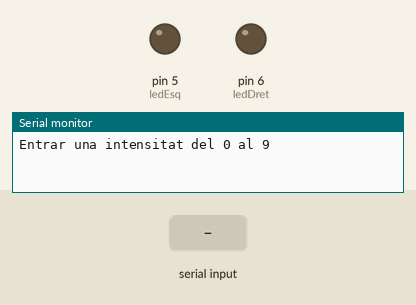
This sketch was run on a simulated Arduino Uno, built with avr-gcc and run on an emulated ATmega328P. Shown: output pins drawn as LEDs (lit = HIGH), the last lines printed to the serial monitor. The inputs (shaded band) are chosen by the test bench.

Above: at 1.2 s.
1.3 s: byte 30 received over Serial
At 2.0 s:
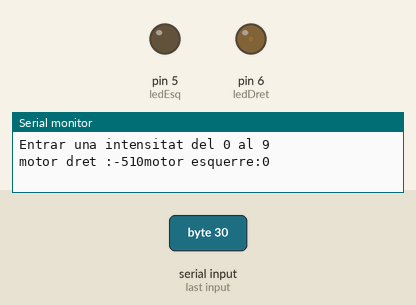
2.8 s: byte 90 received over Serial
At 3.2 s:
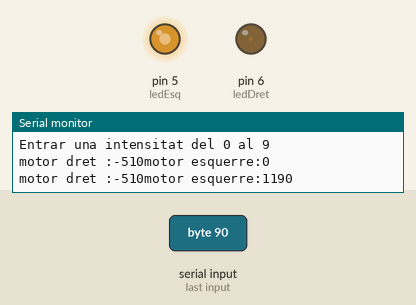
4.3 s: byte 120 received over Serial
At 5.5 s:
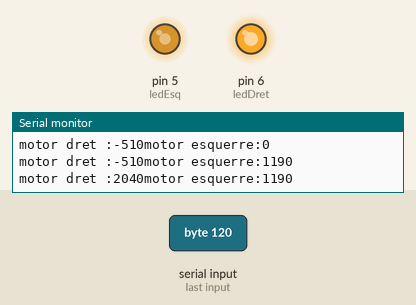
5.8 s: byte 30 received over Serial
At 6.7 s:
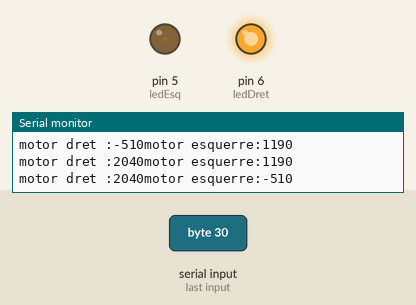
7.3 s: byte 90 received over Serial
At 7.8 s:
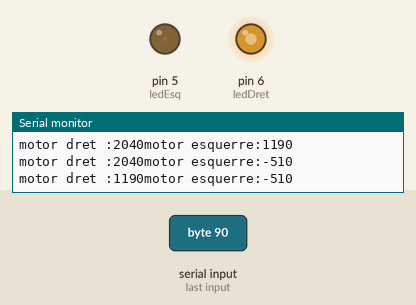
8.8 s: byte 120 received over Serial
At 10.1 s:
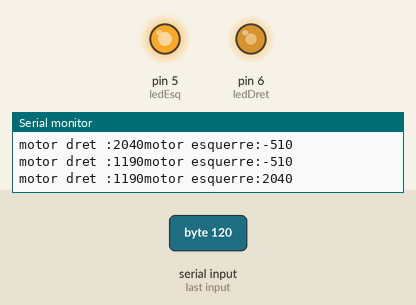
Timing chart, 0 to 11.3 s (numbered marks = the images above; inputs shaded):
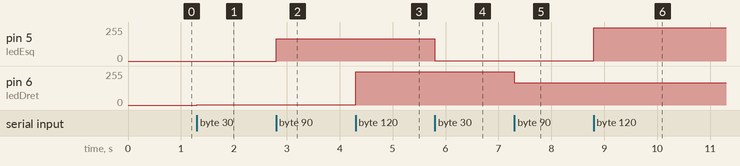

The sketch:

EX2.ino
```cpp
int ledDret = 6, ledEsq = 5;
int valorDret = 0, valorEsq = 0;
int esDret = 1;

//*******Setup******************************************************
void setup()
{
  Serial.begin(9600);
  Serial.println("Entrar una intensitat del 0 al 9");
  pinMode(ledDret, OUTPUT);
  pinMode(ledEsq, OUTPUT);
  analogWrite(ledDret, valorDret);
  analogWrite(ledEsq, valorEsq);
}

//********Loop*******************************************************
void loop()
{
  if (Serial.available() > 0)
  {
    if (esDret == 1)
    {
      valorDret = Serial.read() -0x30;
      if (valorDret != 0) valorDret = (255 * valorDret) / 9;
      analogWrite (ledDret, valorDret);
      esDret = 0;
    }
    else
    {
      valorEsq = Serial.read() -0x30;
      if (valorEsq != 0) valorEsq = (255 * valorEsq) / 9;
      analogWrite(ledEsq, valorEsq);
      esDret = 1;
    }
    // Depuracciio
    Serial.print("motor dret :");
    Serial.print(valorDret, DEC);
    Serial.print("motor esquerre:");
    Serial.println(valorEsq, DEC);
  }
}
```

Measured:
- after the input at 1.3 s, pin 6 (ledDret): 0/255 → 2/255 at once
- after the input at 2.8 s, pin 5 (ledEsq): 0/255 → 166/255 at once
- after the input at 4.3 s, pin 6 (ledDret): 2/255 → 248/255 at once
- after the input at 5.8 s, pin 5 (ledEsq): 166/255 → 2/255 at once
- after the input at 7.3 s, pin 6 (ledDret): 248/255 → 166/255 at once
- after the input at 8.8 s, pin 5 (ledEsq): 2/255 → 248/255 at once
